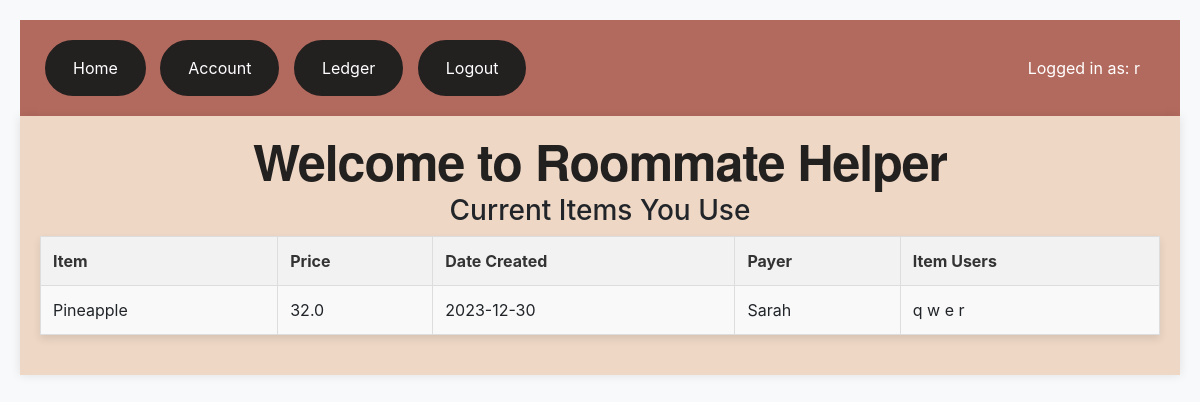
The app's page / (signed in), older data.
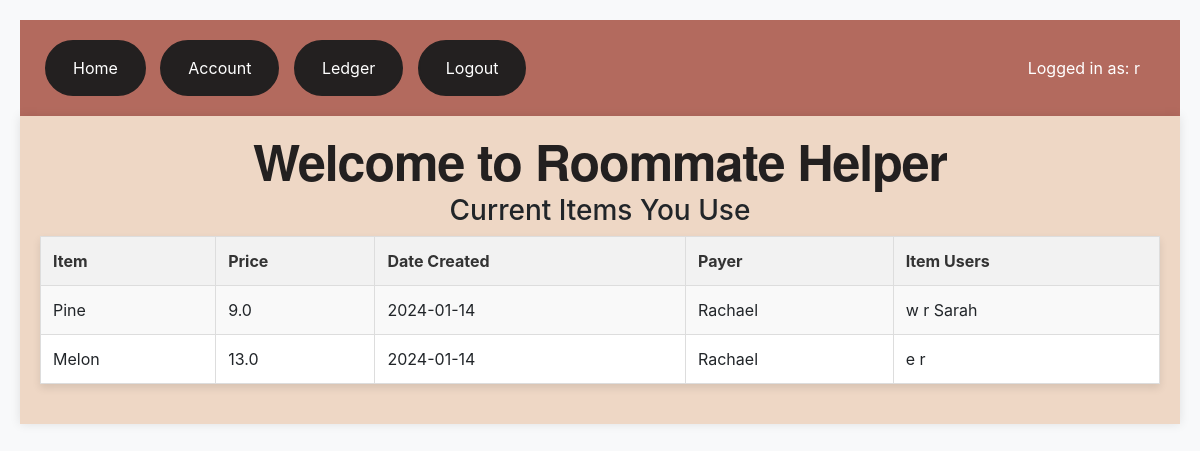
The same page, newer data.
### app.py (models this page shows, shortened)
class Users(UserMixin, db.Model):
    __tablename__ = 'users'
    id = db.Column(db.Integer, primary_key=True)
    username = db.Column(db.String(250), unique=True, nullable=False)
    password = db.Column(db.String(250), nullable=False)
    balance = db.Column(db.Float, nullable=False)
    date_created = db.Column(db.DateTime, default=datetime.utcnow)
    items = db.relationship('Items', secondary='user_items', backref='users')

class Items(db.Model):
    __tablename__ = 'items'
    id = db.Column(db.Integer, primary_key=True)
    itemName = db.Column(db.String(200), nullable=False)
    itemPrice = db.Column(db.Float, nullable=False)
    payerID = db.Column(db.Integer, db.ForeignKey('users.id'))
    date_created = db.Column(db.DateTime, default=datetime.utcnow)
    paid = db.Column(db.Boolean, default=False)

### app.py (the view)
@app.route('/', methods=['POST', 'GET'])
def index():
    users = Users.query.order_by(Users.date_created).all()
    items = Items.query.order_by(Items.date_created).all()
    return render_template('index.html', items=items, users=users)

### app.py (called while the page is built)
@login_manager.user_loader
def loader_user(user_id):
    return Users.query.get(user_id)

@app.before_request
def initialize():
    global item_user_status_dict
    if item_user_status_dict is None:
        item_user_status_dict = load_item_user_statuses()

### templates/index.html (shortened to what this page needs)
{% extends 'base.html' %}
{% block body %}
<h1>Welcome to Roommate Helper</h1>
    {% if current_user.is_authenticated %}
        <h3>Current Items You Use</h3>
        <table>
            <tr>
                <th>Item</th>
                <th>Price</th>
                <th>Date Created</th>
                <th>Payer</th>
                <th>Item Users</th>
            </tr>
            {% for item in items %}
                {% if current_user in item.users and current_user.id != item.payerID %}
                <tr>
                    <td>{{ item.itemName }}</td>
                    <td>{{ item.itemPrice }}</td>
                    <td>{{ item.date_created.date() }}</td>
                    <td>
                        {% for user in users %}
                            {% if user.id == item.payerID %}
                                {{ user.username }}
                            {% endif %}
                        {% endfor %}
                    </td>
                    <td>
                        {% for user in item.users %}
                            {{ user.username }}
                        {% endfor %}
                    </td>
                </tr>
                {% endif %}
        {% endfor %}
        </table>
    {% else %}
       <h3>Please log in or register to continue</h3>
    {% endif %}
{% endblock %}

### templates/base.html (shortened to what this page needs)
<!DOCTYPE html>
<html lang="en">
<head>
    <link rel="stylesheet" href="https://cdn.jsdelivr.net/npm/bootstrap@4.3.1/dist/css/bootstrap.min.css">
    <link rel="stylesheet" href="{{ url_for('static', filename='css/main.css') }}">
</head>
<body>
    <nav>
        {% if current_user.is_authenticated %}
            <div>
                <a href="{{ url_for('index') }}">Home</a>
                <a href="{{ url_for('account') }}">Account</a>
                <a href="{{ url_for('ledger') }}">Ledger</a>
                <a href="/logout">Logout</a>
            </div>
            <div class="logged-in-message">
                    Logged in as: {{ current_user.username }}
            </div>
        {% endif %}
    </nav>
    <div class="main-container">{% block body %}{% endblock %}</div>
</body>
</html>

### static/css/main.css (style rules this page uses)
body { background-color: #f8f9fa; padding: 20px; text-align: center; }
.main-container { background-color: #EED7C5; padding: 20px; box-shadow: 0px 0px 10px rgba(0, 0, 0, 0.1); display:flex; justify-content:center; flex-wrap: wrap; }
h1 { color: #232020; font-family: 'Helvetica Neue', sans-serif; font-size: 50px; font-weight: bold; letter-spacing: -1px; line-height: 1; text-align: center; width: 100%; }
nav { background-color: #B36A5E; overflow: hidden; display: flex; justify-content: space-between; align-items: center; padding: 20px 20px; }
nav a { color: white; text-align: center; padding: 14px 26px; text-decoration: none; border-radius: 32px; border: 2px solid #232020; display: inline-block; background-color: #232020; margin: 0 5px; }
.logged-in-message { color: white; margin-left: auto; padding-right: 20px; }
table { width: 100%; border-collapse: collapse; margin-bottom: 20px; box-shadow: 0 4px 8px rgba(0, 0, 0, 0.1); background-color: #fff; }
th, td { border: 1px solid #ddd; padding: 12px; text-align: left; }
th { background-color: #f2f2f2; color: #333; }
tr:nth-child(even) { background-color: #f9f9f9; }

Row changes from the older to the newer data that the page shows:
removed Items: itemName "Pineapple", itemPrice "32.0", date_created "2023-12-30", Users (username "Sarah"), Users (username "w"), Users (username "e"), Users (username "r")
no longer on this page (row unchanged): Users: username "q", shown under "Pineapple"
added Items: itemName "Pine", itemPrice "9.0", date_created "2024-01-14", Users (username "w"), Users (username "r"), Users (username "Sarah")
now on this page (row unchanged): Users: username "Rachael"
added Items: itemName "Melon", itemPrice "13.0", date_created "2024-01-14", Users (username "e"), Users (username "r")
